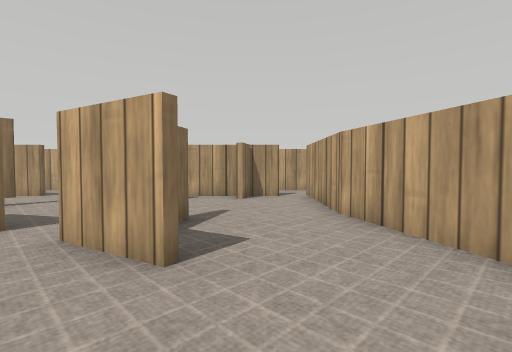
View 1 (above)

24 first-person views from a walk through a robot-simulator world made for Webots. The camera is 0.25 m above the floor, tilts 2° down and sees 85° across. The floor is counted in squares, 0.25 m on a side. Each view is taken from the middle of a square. On the plan, view 1 faces up. The plan holds only what a view shows up to about 11 squares ahead; the rest is blank. The place goes on beyond the plan. The robots in the file are not drawn. Simple shapes and patterns stand in for the simulator's stock objects.

View 2
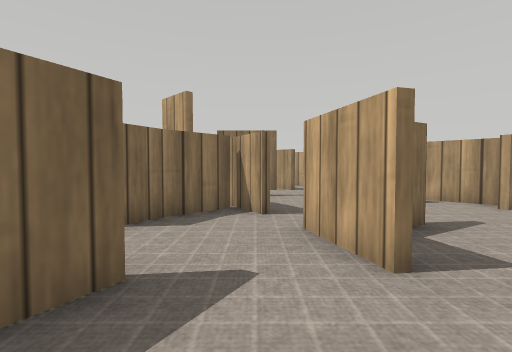

View 3
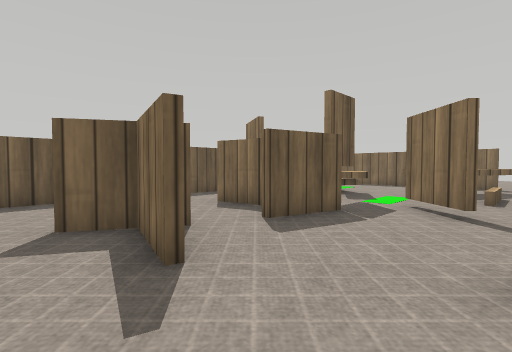

View 4
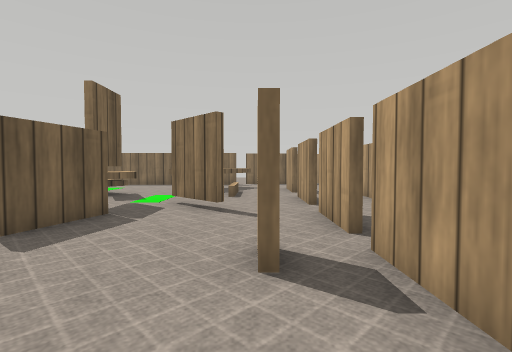

View 5
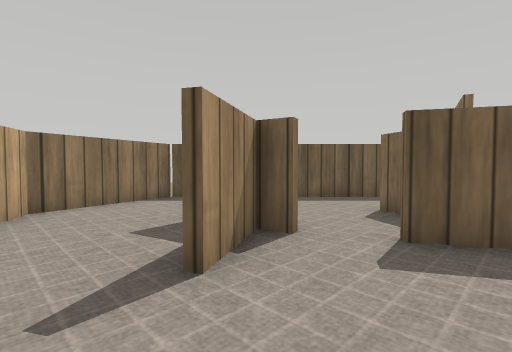

View 6
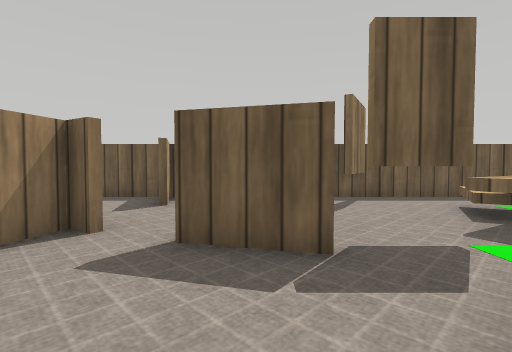

View 7
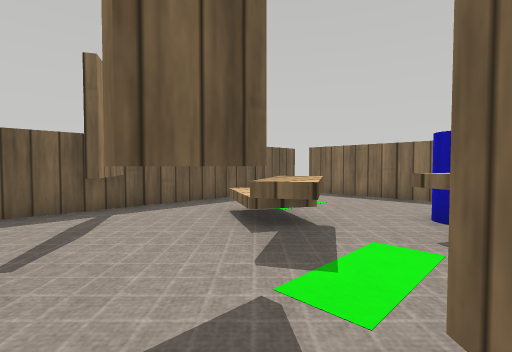

View 8
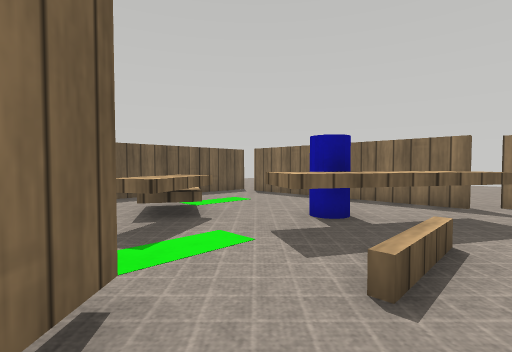

View 9
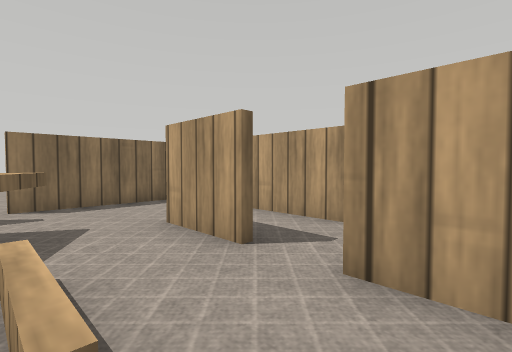

View 10
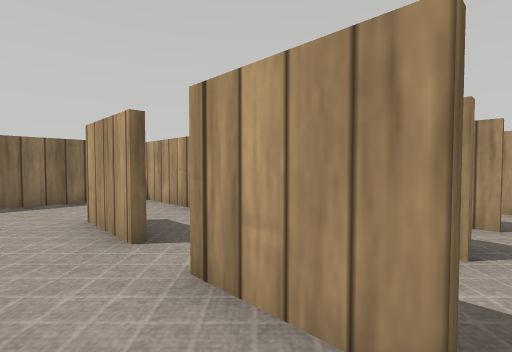

View 11
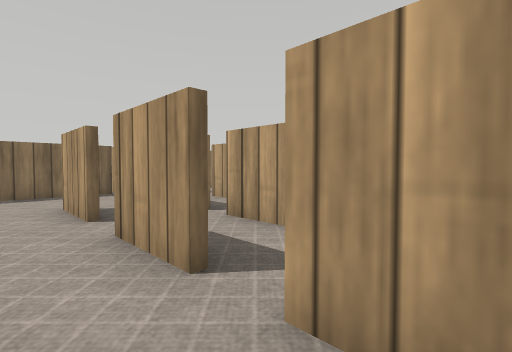

View 12
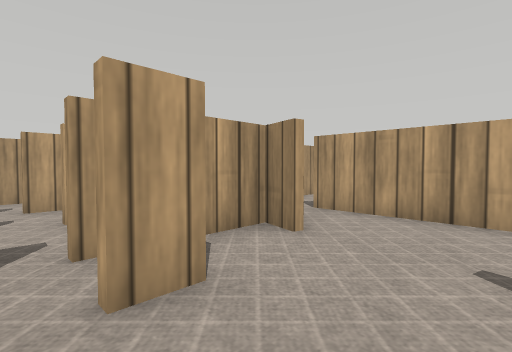

View 13
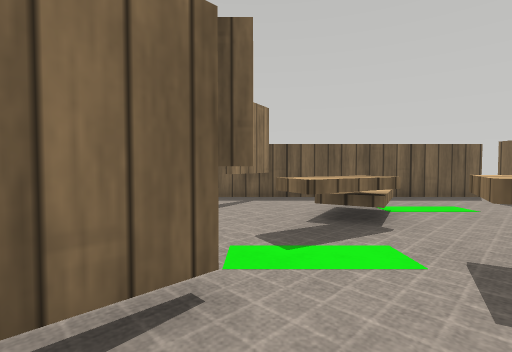

View 14
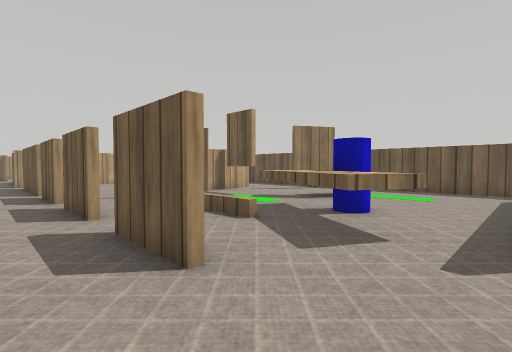

View 15
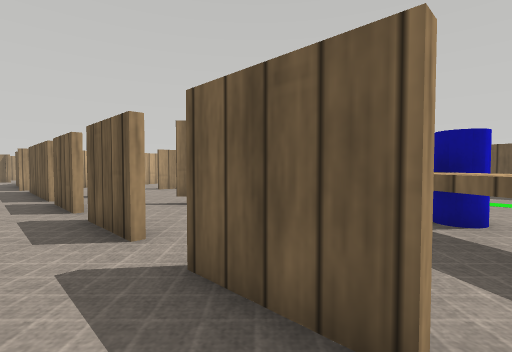

View 16
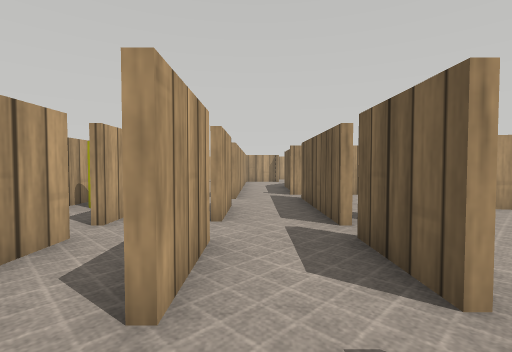

View 17
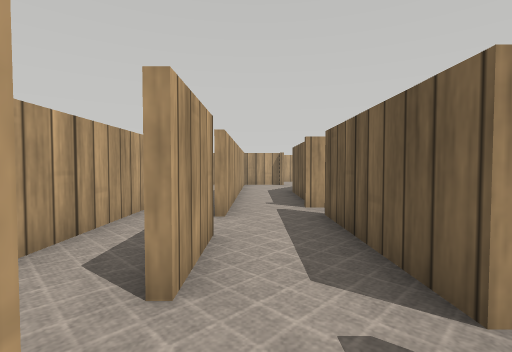

View 18
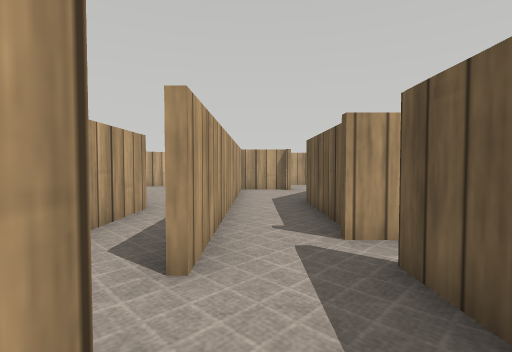

View 19
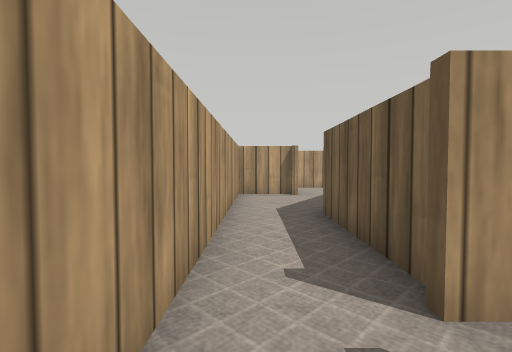

View 20
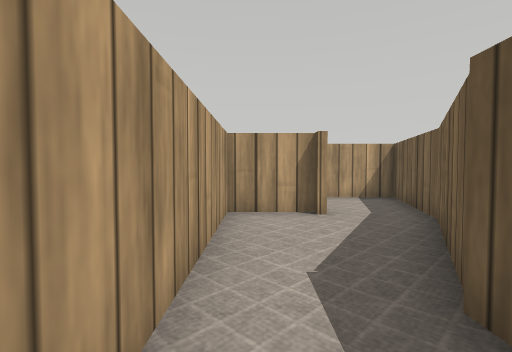

View 21
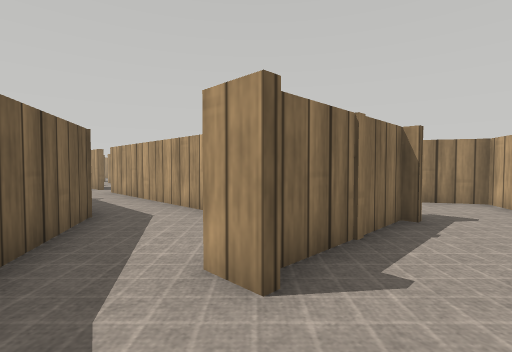

View 22
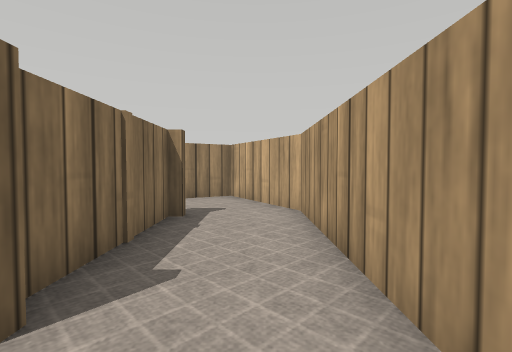

View 23
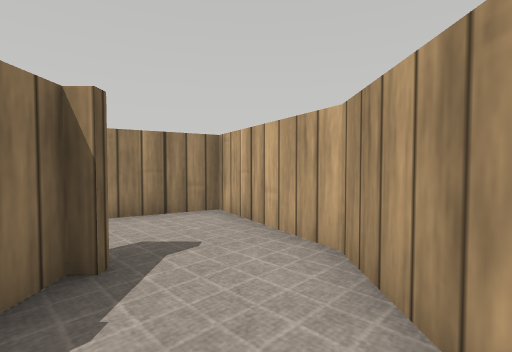

View 24
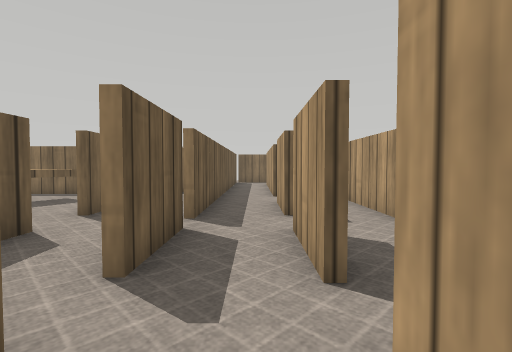

### Floor plan
Key: @ floor where view 1 was taken; # wall or solid block; x gap in a wall; . floor; = window, fence, low wall or low ledge; T thing the floor can be seen under or through; C blue cylinder; O other object.
Columns run from 21 left of view 1 to 13 right of it. Each row starts with its distance up from view 1.
 18                                 x
 17                               ####
 16         ###   #  #####        #..#
 15          ......  ...O#        ...##
 14      ##xx##.##x##x#########    #..#
 13      ......................    #..#
 12      ######x##x##xx##.##########..#
 11      #.........................#..#
 10      #...##.##x#######x#####...#..#
  9      #...##.##.#######.#   ##.....#
  8 ...  #.................#     ##...#
  7 ......#xTTT==.T........#      #####
  6       #.TTTT..T........#
  5       #..CTT ..T#..#...#
  4       #....=TTT #x.#...#
  3       #....#=...#..##..##
  2       #...===...#.......#
  1       #...==..#........#
  0       x......#....##.@##
 -1       #################

Where each view was taken, in squares from view 1:
view 1: 0 up, 0 right, facing up
view 2: 0 up, 0 right, facing up-left
view 3: 8 up, 0 right, facing down-left
view 4: 8 up, 0 right, facing left
view 5: 8 up, 2 left, facing down
view 6: 8 up, 5 left, facing down
view 7: 6 up, 6 left, facing down-left
view 8: 8 up, 7 left, facing down-left
view 9: 7 up, 8 left, facing up-left
view 10: 8 up, 7 left, facing up-left
view 11: 8 up, 5 left, facing up-left
view 12: 6 up, 4 left, facing up-right
view 13: 8 up, 8 left, facing down
view 14: 11 up, 15 left, facing down-right
view 15: 11 up, 13 left, facing down-right
view 16: 11 up, 8 left, facing right
view 17: 11 up, 5 left, facing right
view 18: 11 up, 2 left, facing right
view 19: 11 up, 0 right, facing right
view 20: 11 up, 4 right, facing right
view 21: 8 up, 12 right, facing up-left
view 22: 8 up, 12 right, facing up
view 23: 11 up, 12 right, facing up
view 24: 13 up, 5 left, facing left
